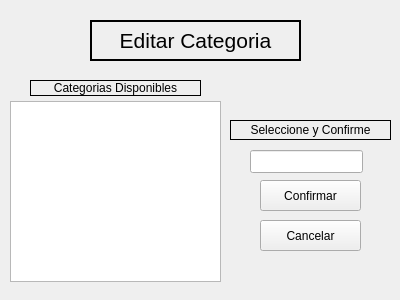
<?xml version="1.0" encoding="UTF-8"?>
<ui version="4.0">
 <class>ed_cat</class>
 <widget class="QMainWindow" name="ed_cat">
  <property name="geometry">
   <rect>
    <x>0</x>
    <y>0</y>
    <width>400</width>
    <height>300</height>
   </rect>
  </property>
  <property name="minimumSize">
   <size>
    <width>400</width>
    <height>300</height>
   </size>
  </property>
  <property name="maximumSize">
   <size>
    <width>400</width>
    <height>300</height>
   </size>
  </property>
  <property name="windowTitle">
   <string>Eliminar Categoria</string>
  </property>
  <widget class="QWidget" name="centralWidget">
   <widget class="QLabel" name="label">
    <property name="geometry">
     <rect>
      <x>90</x>
      <y>20</y>
      <width>211</width>
      <height>41</height>
     </rect>
    </property>
    <property name="font">
     <font>
      <pointsize>16</pointsize>
     </font>
    </property>
    <property name="frameShape">
     <enum>QFrame::WinPanel</enum>
    </property>
    <property name="text">
     <string>Editar Categoria</string>
    </property>
    <property name="alignment">
     <set>Qt::AlignCenter</set>
    </property>
   </widget>
   <widget class="QLabel" name="label_2">
    <property name="geometry">
     <rect>
      <x>30</x>
      <y>80</y>
      <width>171</width>
      <height>16</height>
     </rect>
    </property>
    <property name="frameShape">
     <enum>QFrame::Panel</enum>
    </property>
    <property name="text">
     <string>Categorias Disponibles</string>
    </property>
    <property name="alignment">
     <set>Qt::AlignCenter</set>
    </property>
   </widget>
   <widget class="QLabel" name="label_3">
    <property name="geometry">
     <rect>
      <x>230</x>
      <y>120</y>
      <width>161</width>
      <height>20</height>
     </rect>
    </property>
    <property name="frameShape">
     <enum>QFrame::Panel</enum>
    </property>
    <property name="text">
     <string>Seleccione y Confirme</string>
    </property>
    <property name="alignment">
     <set>Qt::AlignCenter</set>
    </property>
   </widget>
   <widget class="QPushButton" name="brr">
    <property name="geometry">
     <rect>
      <x>260</x>
      <y>180</y>
      <width>101</width>
      <height>31</height>
     </rect>
    </property>
    <property name="text">
     <string>Confirmar</string>
    </property>
   </widget>
   <widget class="QPushButton" name="canc">
    <property name="geometry">
     <rect>
      <x>260</x>
      <y>220</y>
      <width>101</width>
      <height>31</height>
     </rect>
    </property>
    <property name="text">
     <string>Cancelar</string>
    </property>
   </widget>
   <widget class="QTableView" name="tabla">
    <property name="geometry">
     <rect>
      <x>10</x>
      <y>101</y>
      <width>211</width>
      <height>181</height>
     </rect>
    </property>
   </widget>
   <widget class="QLineEdit" name="nuevo">
    <property name="geometry">
     <rect>
      <x>250</x>
      <y>150</y>
      <width>113</width>
      <height>23</height>
     </rect>
    </property>
   </widget>
  </widget>
 </widget>
 <layoutdefault spacing="6" margin="11"/>
 <resources/>
 <connections/>
</ui>
